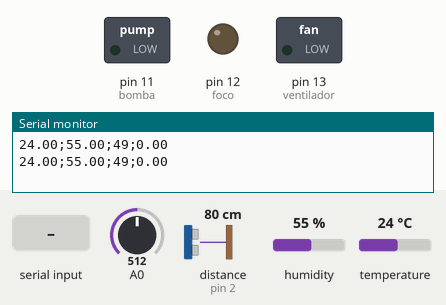
This sketch was run on a simulated Arduino Uno, built with avr-gcc and run on an emulated ATmega328P. Shown: switched loads named in the sketch (green lamp = pin HIGH), output pins drawn as LEDs (lit = HIGH), the last lines printed to the serial monitor. The test bench sets the inputs (shaded band); at power-on: A0 = 512, distance to the obstacle (sensor on pin 2) 80 cm, humidity 55 %, temperature 24 °C.

Above: at 1.8 s.
1.9 s: "s" received over Serial
At 2.5 s:
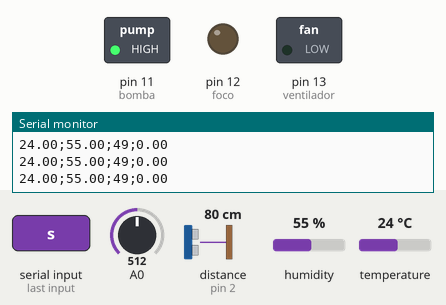
3.7 s: "h" received over Serial
At 5.0 s:
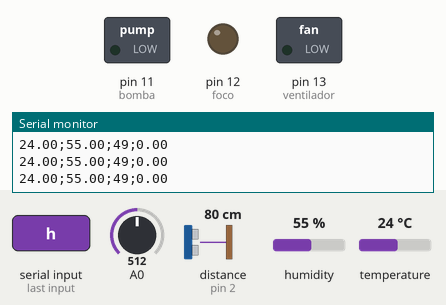
Timing chart, 0 to 6.7 s (numbered marks = the images above; inputs shaded):
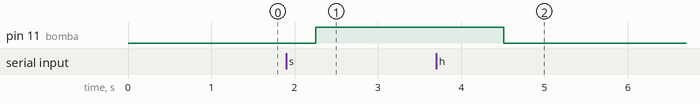

Measured:
- after the input at 1.9 s, pin 11 (bomba): LOW → HIGH after 0.35 s
- after the input at 3.7 s, pin 11 (bomba): HIGH → LOW after 0.81 s

The sketch:

Casi_final_2.ino
```cpp
#include <Adafruit_AHTX0.h>
#include <HCSR04.h>

 HCSR04 ultrasonico(3,2);
 float distancia = 0.0;
 float tanque = 15.0;
 float nivel = 0.0;
 Adafruit_AHTX0 aht;
 int ventilador = 13;
 int foco = 12;
 int bomba = 11;
 bool serialRecived = false;
 int lecturaPorcentaje = 0;

void setup() {
  Serial.begin(115200);
  //Serial.println("Adafruit AHT10/AHT20 demo!");
   pinMode(ventilador, OUTPUT);
   pinMode(foco, OUTPUT);
   pinMode(bomba,OUTPUT);

  if (! aht.begin()) {
    //Serial.println("Could not find AHT? Check wiring");
    while (1) delay(10);
  }
  //Serial.println("AHT10 or AHT20 found");
}

void loop() {
  if(serialRecived){
    if (Serial.available()){
      sensors_event_t humidity, temp;
       aht.getEvent(&humidity, &temp);// populate temp and humidity objects with fresh data
       lecturaPorcentaje = Serial.read();
        temp.temperature=Serial.read();
        if (temp.temperature == 'a')
            {digitalWrite(ventilador,HIGH);}
        else if (temp.temperature=='b')
            {digitalWrite(ventilador, LOW);}
        if (temp.temperature == 'f')
            {digitalWrite(foco,HIGH);}
        else if (temp.temperature == 'c')
            {digitalWrite(foco, LOW);}
        if (lecturaPorcentaje == 's')
            {digitalWrite(bomba,HIGH);}
        else if (lecturaPorcentaje == 'h')
            {digitalWrite(bomba, LOW);}
      }
      serialRecived=false;
  }
  Enviar();
  delay(1000);
}

void Enviar(){
  sensors_event_t humidity, temp;
   int lectura = analogRead(A0);
   int lecturaPorcentaje = map(lectura, 1023, 0, 0, 100);
  aht.getEvent(&humidity, &temp);// populate temp and humidity objects with fresh data
  Serial.print(temp.temperature);
  Serial.print(";");
  Serial.print(humidity.relative_humidity);
  Serial.print(";");
  Serial.print(lecturaPorcentaje);
  Serial.print(";");

  distancia = ultrasonico.dist();
  if (distancia >= tanque){
    distancia = tanque;
  }else {
    distancia = distancia;
  }
  nivel = tanque - distancia;
  Serial.println(nivel);
  serialRecived = true;
}
```
